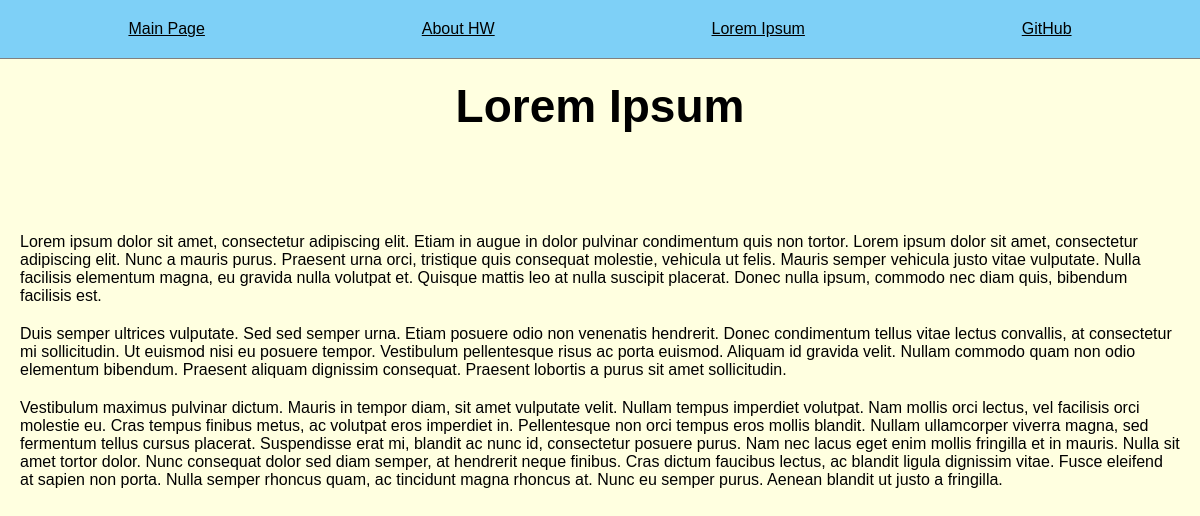
Page /loremipsum on the committed database.
### tables this page shows
CREATE TABLE sitemenu(
ID INTEGER PRIMARY KEY AUTOINCREMENT,
title TEXT NOT NULL,
url TEXT NOT NULL
);

### hw1main.py (the view)
@app.route('/loremipsum')
def lorem_ipsum():
    return render_template("loremipsum.html", title='Fish text', site_menu=dbm_thrower().get_menu())

### DBManipulator.py (called while the page is built)
    def get_menu(self):
        sql_q = "SELECT * FROM sitemenu ORDER BY ID DESC"
        try:
            self.__cur.execute(sql_q)
            res = self.__cur.fetchall()
            return res
        except IOError:
            print("Error reading DB")
        return []

### hw1main.py (called while the page is built)
def connect_db():
    con = sqlite3.connect(app.config['DATABASE'])
    con.row_factory = sqlite3.Row
    return con

def get_db():
    if not hasattr(g, 'link_db'):
        g.link_db = connect_db()
    return g.link_db

def dbm_thrower():
    db = get_db()
    dbase = DBM(db)
    return dbase

### templates/loremipsum.html
{% extends 'base.html' %}
{% block content %}
{{super()}}
<h1>Lorem Ipsum</h1>
<p>Lorem ipsum dolor sit amet, consectetur adipiscing elit.
    Etiam in augue in dolor pulvinar condimentum quis non tortor.
    Lorem ipsum dolor sit amet, consectetur adipiscing elit. Nunc a mauris purus.
    Praesent urna orci, tristique quis consequat molestie, vehicula ut felis.
    Mauris semper vehicula justo vitae vulputate. Nulla facilisis elementum magna, eu gravida nulla volutpat et.
    Quisque mattis leo at nulla suscipit placerat. Donec nulla ipsum, commodo nec diam quis, bibendum facilisis est.
</p>
<p>Duis semper ultrices vulputate. Sed sed semper urna. Etiam posuere odio non venenatis hendrerit.
    Donec condimentum tellus vitae lectus convallis, at consectetur mi sollicitudin. Ut euismod nisi eu posuere tempor.
    Vestibulum pellentesque risus ac porta euismod. Aliquam id gravida velit.
    Nullam commodo quam non odio elementum bibendum. Praesent aliquam dignissim consequat.
    Praesent lobortis a purus sit amet sollicitudin.</p>
<p>Vestibulum maximus pulvinar dictum. Mauris in tempor diam, sit amet vulputate velit. Nullam tempus imperdiet volutpat.
    Nam mollis orci lectus, vel facilisis orci molestie eu. Cras tempus finibus metus, ac volutpat eros imperdiet in.
    Pellentesque non orci tempus eros mollis blandit.
    Nullam ullamcorper viverra magna, sed fermentum tellus cursus placerat.
    Suspendisse erat mi, blandit ac nunc id, consectetur posuere purus.
    Nam nec lacus eget enim mollis fringilla et in mauris. Nulla sit amet tortor dolor.
    Nunc consequat dolor sed diam semper, at hendrerit neque finibus.
    Cras dictum faucibus lectus, ac blandit ligula dignissim vitae. Fusce eleifend at sapien non porta.
    Nulla semper rhoncus quam, ac tincidunt magna rhoncus at. Nunc eu semper purus.
    Aenean blandit ut justo a fringilla.</p>
{% endblock content%}

### templates/base.html (shortened to what this page needs)
<!DOCTYPE html>
<html lang="en">
<head>
    <link rel="stylesheet" href="{{url_for('static', filename='css/style.css')}}">
</head>
<body>
{% block content %}
{% block menu %}
<ul class="menu">
    {% for item in site_menu %}
    <li><a href="{{item.url}}" class="menuhref">{{item.title}}</a></li>
    {% endfor %}
</ul>
{% endblock menu %}
{% endblock content %}
</body>
</html>

### static/css/style.css (style rules this page uses)
body { background: lightyellow; margin: 0; padding: 0; font-family: Verdana, Geneva, Tahoma, sans-serif; }
.menu { display: flex; justify-content: space-around; list-style: none; background: rgb(126, 208, 247); padding: 20px; margin-top: 0; border-bottom: 1px solid grey; }
.menuhref { color: black; }
p { margin: 20px; }
h1 { font-size: 46px; margin: 20px 0px 100px; text-align: center; }

### rows in the picture
sitemenu: title "Main Page"
sitemenu: title "About HW"
sitemenu: title "Lorem Ipsum"
sitemenu: title "GitHub"
